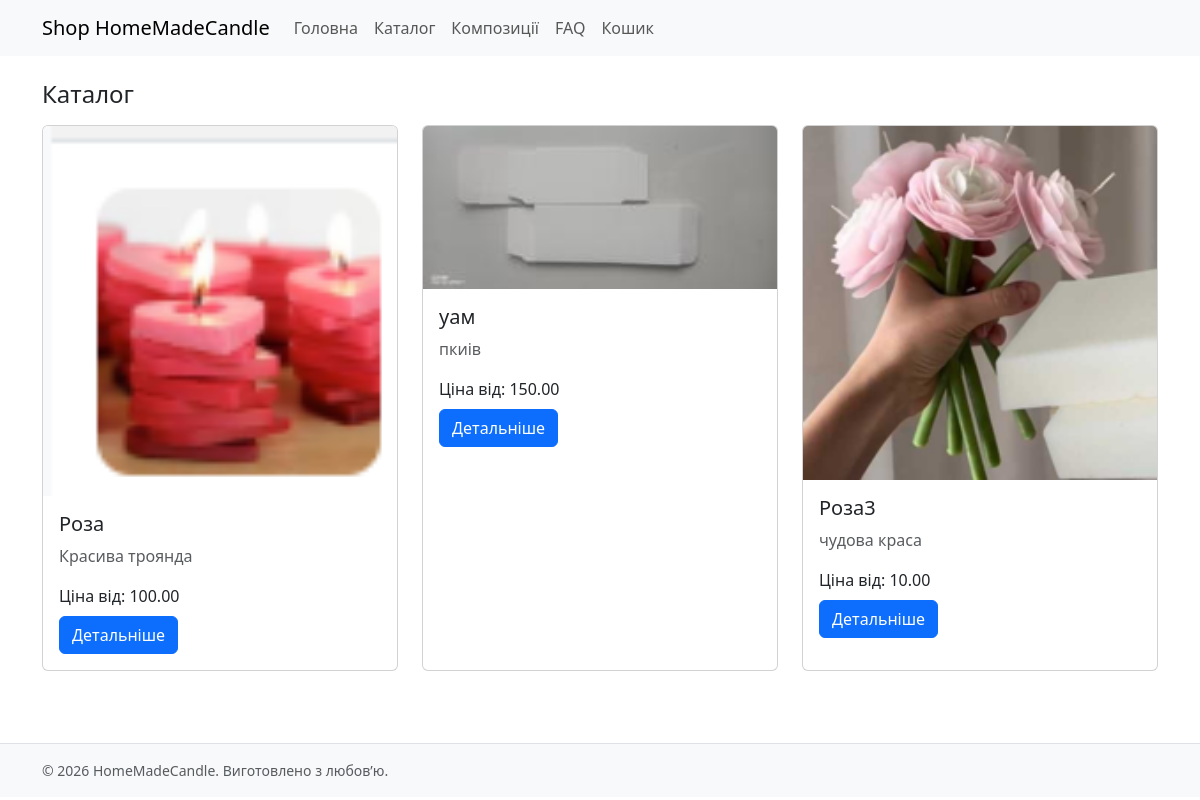
The app's page /catalog, older data.
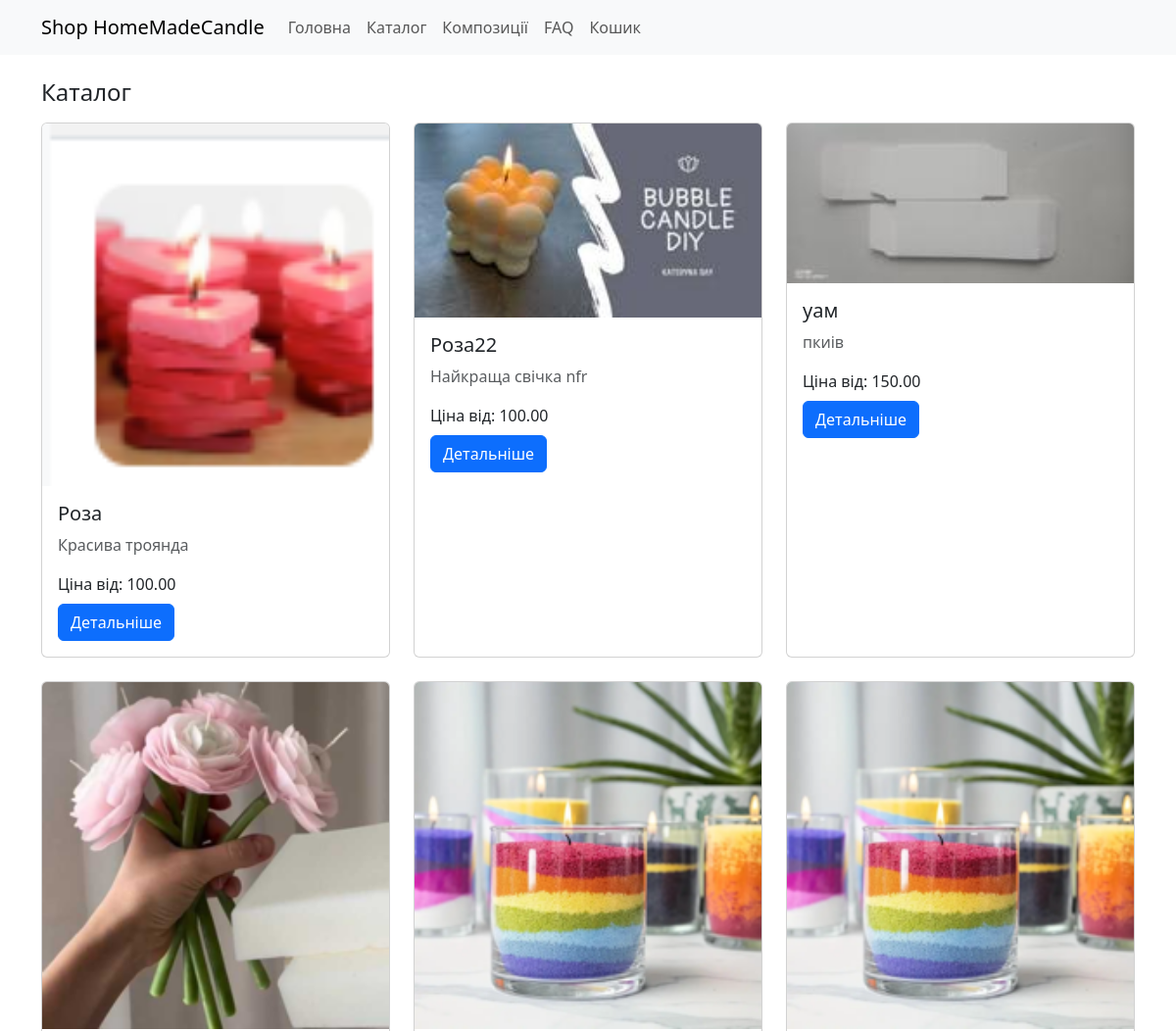
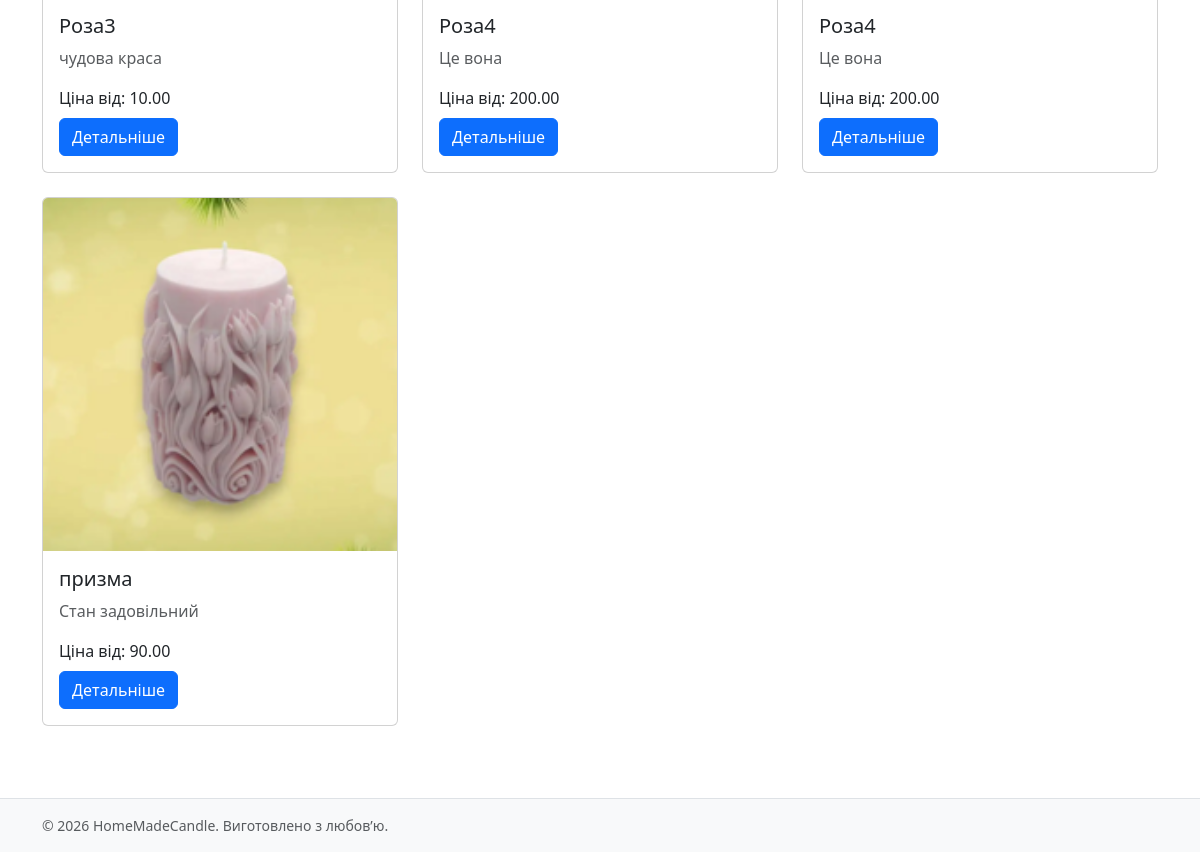
The same page, newer data (2 pictures, top to bottom).
### models.py (models this page shows)
class Product(db.Model):
    id = db.Column(db.Integer, primary_key=True)
    sku = db.Column(db.String(64), unique=True, nullable=False)
    name = db.Column(db.String(120), nullable=False)
    description = db.Column(db.Text)
    wax_type = db.Column(db.String(64))
    category = db.Column(db.String(64))
    width = db.Column(db.Float)
    height = db.Column(db.Float)
    depth = db.Column(db.Float)
    weight = db.Column(db.Float)
    price = db.Column(db.Float, default=0.0)
    is_active = db.Column(db.Boolean, default=True)
    colors = db.relationship("Color", backref="product", cascade="all, delete-orphan")
    images = db.relationship("ProductImage", backref="product",
                             order_by="ProductImage.sort_order",
                             cascade="all, delete-orphan")

class ProductImage(db.Model):
    id = db.Column(db.Integer, primary_key=True)
    product_id = db.Column(db.Integer, db.ForeignKey("product.id"), nullable=False)
    filename = db.Column(db.String(255), nullable=False)         # оригінал
    preview_filename = db.Column(db.String(255))                  # прев’ю 200x200
    alt_text = db.Column(db.String(120))
    sort_order = db.Column(db.Integer, default=0)

### blueprints/public/routes.py (the view)
@bp.route("/catalog")
def catalog():
    products = Product.query.filter_by(is_active=True).all()
    return render_template("public/catalog.html", products=products)

### templates/public/catalog.html
{% extends "base.html" %}
{% block content %}
<div class="container">
  <h1 class="h4 mb-3">Каталог</h1>
  <div class="row">
    {% for product in products %}
      {% include "partials/product_card.html" %}
    {% else %}
      <p>Наразі товари відсутні.</p>
    {% endfor %}
  </div>
</div>
{% endblock %}

### templates/partials/product_card.html
<div class="col-12 col-md-6 col-lg-4 mb-4">
  <div class="card h-100">
    {% set cover = product.images[0] if product.images else None %}
    {% if cover %}
      <img src="{{ url_for('static', filename='img/uploads/' ~ (cover.preview_filename or cover.filename)) }}"
           class="card-img-top img-fluid" alt="{{ product.name }}">
    {% endif %}
    <div class="card-body">
      <h5 class="card-title">{{ product.name }}</h5>
      <p class="card-text text-muted">{{ product.description[:100] }}{% if product.description and product.description|length > 100 %}...{% endif %}</p>
      <div class="mb-2">Ціна від: {{ "%.2f"|format(product.price) }}</div>
      <a href="{{ url_for('public.product_detail', product_id=product.id) }}" class="btn btn-primary">Детальніше</a>
    </div>
  </div>
</div>

Row changes from the older to the newer data that the page shows:
now on this page (row edited): Product: preview_filename (picture), name "Роза22", description "Найкраща свічка nfr", price "100.00"
added Product: preview_filename (picture), name "Роза4", description "Це вона", price "200.00"
added Product: preview_filename (picture), name "Роза4", description "Це вона", price "200.00"
added Product: preview_filename (picture), name "призма", description "Стан задовільний", price "90.00"
